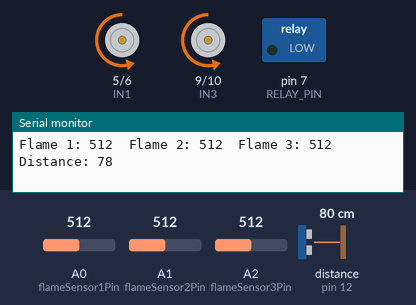
Recording of a sketch running on a simulated Arduino Uno, built with avr-gcc and run on an emulated ATmega328P. On the bench: motor-driver pin pairs drawn as motors (green arrow = first pin HIGH = forward, orange = second pin HIGH = backward, longer = more drive), switched loads named in the sketch (green lamp = pin HIGH), the last lines printed to the serial monitor. Wiring (inferred from the names in the program): ultrasonic range finder: trigger pin 13; echo pin 12. Inputs (shaded band) come from the test bench; at power-on: distance to the obstacle (sensor on pin 12) 80 cm, A0 (flameSensor1Pin) = 512, A1 (flameSensor2Pin) = 512, A2 (flameSensor3Pin) = 512. The echo pulse lasts 58.3 µs per cm; pins used as bus, display or sensor lines are not drawn.

Above: at 1.3 s.
1.4 s: distance to the obstacle (sensor on pin 12) set to 29 cm
2.9 s: distance to the obstacle (sensor on pin 12) set to 23 cm
At 3.4 s:
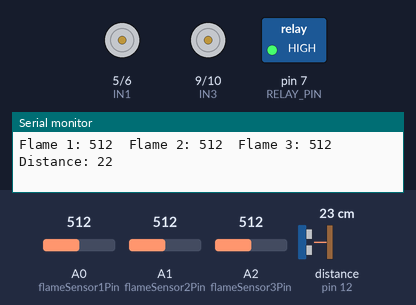
4.5 s: distance to the obstacle (sensor on pin 12) set to 35 cm
At 4.9 s:
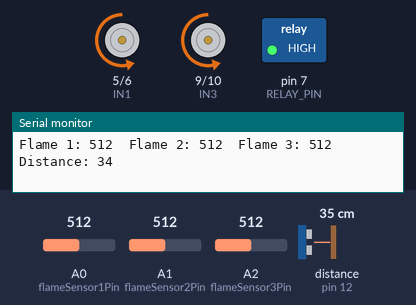
6.0 s: A0 (flameSensor1Pin) set to 108
9.0 s: A0 (flameSensor1Pin) set to 93
10.5 s: A0 (flameSensor1Pin) set to 45
12.0 s: A0 (flameSensor1Pin) set to 38
At 12.7 s:
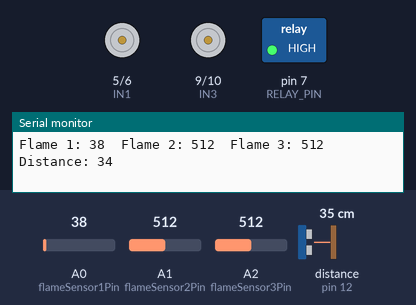
Timing chart, 0 to 14.5 s (numbered marks = the images above; inputs shaded):
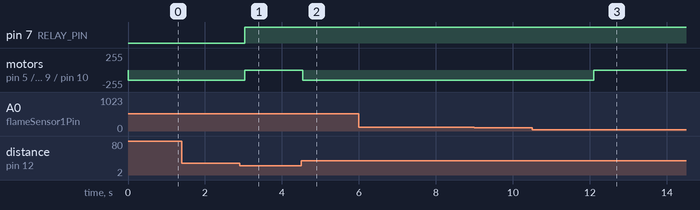

Measured:
- the behaviour switches between 27 and 26 cm on distance to the obstacle (sensor on pin 12) (found by bisection; images 0 and 1)
- the behaviour switches between 41 and 40 on A0 (flameSensor1Pin) (found by bisection; images 2 and 3)
- after the input at 2.9 s, pin 7 (RELAY_PIN): LOW → HIGH after 0.13 s; motor on pin 5 (IN1) / pin 6 (IN2), motor on pin 9 (IN3) / pin 10 (IN4): backward 150/255 → stopped after 0.13 s
- after the input at 4.5 s, motor on pin 5 (IN1) / pin 6 (IN2), motor on pin 9 (IN3) / pin 10 (IN4): stopped → backward 150/255 at once
- after the input at 12.0 s, motor on pin 5 (IN1) / pin 6 (IN2), motor on pin 9 (IN3) / pin 10 (IN4): backward 150/255 → stopped after 0.10 s

The sketch:

fire_fighting_robot.ino
```cpp
// Fire-Fighting Robot Code
// Uses flame sensors, an ultrasonic sensor, a relay-controlled water pump, and a motor driver for movement.

// Define flame sensor pins (Analog pins to detect fire intensity)
const int flameSensor1Pin = A0;
const int flameSensor2Pin = A1;
const int flameSensor3Pin = A2;

// Define ultrasonic sensor pins (For obstacle detection)
const int trigPin = 13;  // Trig pin for HC-SR04
const int echoPin = 12;  // Echo pin for HC-SR04

// Define relay pin (Controls water pump)
#define RELAY_PIN 7

// Define motor driver pins (L298N motor driver - Only PWM-supported pins)
const int IN1 = 5;  // Motor 1 Forward (PWM ✅)
const int IN2 = 6;  // Motor 1 Backward (PWM ✅)
const int IN3 = 9;  // Motor 2 Forward (PWM ✅)
const int IN4 = 10; // Motor 2 Backward (PWM ✅)

void setup() {
  Serial.begin(9600);  // Start Serial Monitor for debugging

  // Set up sensor and motor control pins
  pinMode(trigPin, OUTPUT);
  pinMode(echoPin, INPUT);
  pinMode(RELAY_PIN, OUTPUT);
  pinMode(IN1, OUTPUT);
  pinMode(IN2, OUTPUT);
  pinMode(IN3, OUTPUT);
  pinMode(IN4, OUTPUT);
}

void loop() {
  // Read flame sensor values (Lower values indicate fire presence)
  int flame1 = analogRead(flameSensor1Pin);
  int flame2 = analogRead(flameSensor2Pin);
  int flame3 = analogRead(flameSensor3Pin);

  // Measure distance using the ultrasonic sensor (Obstacle detection)
  long duration;
  int distance;

  digitalWrite(trigPin, LOW);
  delayMicroseconds(2);
  digitalWrite(trigPin, HIGH);
  delayMicroseconds(10);
  digitalWrite(trigPin, LOW);

  duration = pulseIn(echoPin, HIGH);  // Measure the time for the echo signal
  distance = duration * 0.034 / 2;    // Convert time to distance in cm

  // Print sensor values to the Serial Monitor for debugging
  Serial.print("Flame 1: "); Serial.print(flame1);
  Serial.print("\tFlame 2: "); Serial.print(flame2);
  Serial.print("\tFlame 3: "); Serial.print(flame3);
  Serial.print("\tDistance: "); Serial.println(distance);

  // Fire detection and movement control logic:

  // Condition 1: If fire is detected AND no obstacle is present, move forward
  if ((flame1 > 40 && flame2 > 45 && flame3 > 40) && (distance > 25))
 {

     moveBackward(150); // Move forward at speed 150 (PWM value)
  }
  // Condition 2: If an obstacle is close (≤ 15 cm), stop and extinguish fire
  else if (distance <= 30) {
     moveForward(0);
    // Stop movement

    // Activate the water pump while the fire is still detected
   while (flame1 <= 50 && flame2 <= 55 && flame3 <= 50)
 {
      digitalWrite(RELAY_PIN, LOW);  // Turn ON the pump (assuming active LOW)
      // Re-check flame sensor values
      flame1 = analogRead(flameSensor1Pin);
      flame2 = analogRead(flameSensor2Pin);
      flame3 = analogRead(flameSensor3Pin);
    }
    digitalWrite(RELAY_PIN, HIGH); // Turn OFF the pump after fire is gone
  }
  // Condition 3: No fire detected → Stop movement and turn off pump
  else {
    moveBackward(0);  // Stop motors
    digitalWrite(RELAY_PIN, HIGH); // Ensure the pump is OFF
  }

  delay(500); // Small delay for stability
}

// Function to move the robot forward with PWM speed
void moveForward(int speed) {
  analogWrite(IN1, speed);
  analogWrite(IN2, 0);
  analogWrite(IN3, speed);
  analogWrite(IN4, 0);
}

// Function to move the robot backward with PWM speed
void moveBackward(int speed) {
  analogWrite(IN1, 0);
  analogWrite(IN2, speed);
  analogWrite(IN3, 0);
  analogWrite(IN4, speed);
}
```
